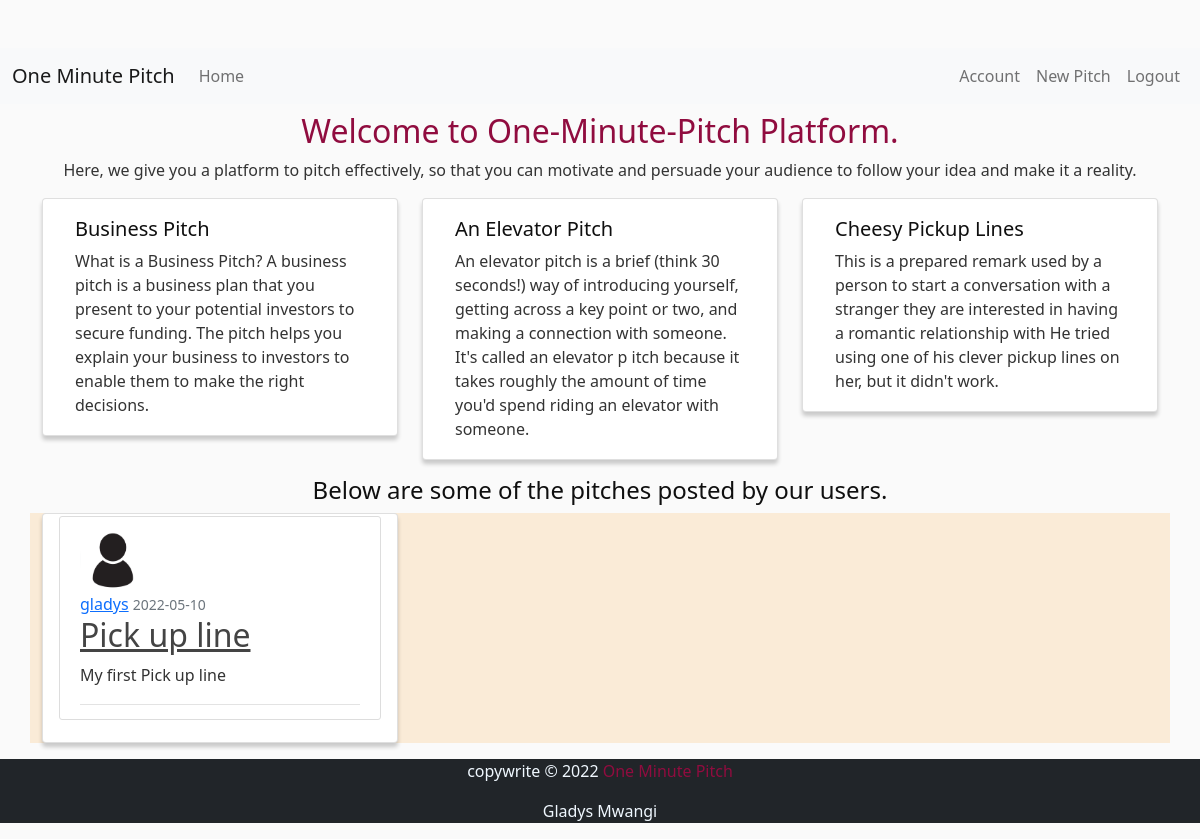
Page /index (signed in) on the committed database.
### app/models.py (models this page shows, shortened)
class Pitch(db.Model):
    __tablename__ = 'pitches'
    id = db.Column(db.Integer, primary_key=True)
    title= db.Column(db.String(50))
    content = db.Column(db.String(300))
    category_id = db.Column(db.String)
    date_posted = db.Column(db.DateTime, default=datetime.utcnow)
    user_id = db.Column(db.Integer, db.ForeignKey("users.id", ondelete="CASCADE"))
    comments = db.relationship('Comment', backref='pitch')
    likes = db.relationship('Like', backref='pitch')

class User(db.Model, UserMixin):
    __tablename__ = 'users'
    id = db.Column(db.Integer,primary_key = True)
    username = db.Column(db.String(255))
    email = db.Column(db.String(255),unique = True)
    image_file = db.Column(db.String(100), default='default.jpg')
    password = db.Column(db.String(255))
    pitches = db.relationship('Pitch', backref='author')
    comments = db.relationship('Comment', backref='author')
    likes = db.relationship('Like', backref='author' )

### app/views.py (the view)
@app.route('/')
@app.route('/index')
def index():
    pitches = Pitch.query.all()
    return render_template('index.html', user=current_user, pitches=pitches)

### app/models.py (called while the page is built)
@login_manager.user_loader
def load_user(user_id):
    return User.query.get(int(user_id))

### app/templates/index.html
{% extends 'base.html' %}
{% block head %}
{{ super() }}
{% endblock %}
{% block content %}
<div class="heading mt-2">
        <h2 class="text-center"><span style="color:#900C3F"> Welcome to One-Minute-Pitch Platform.</span></h2>
        <p class="text-center">Here, we give you a platform to pitch effectively, so that
            you can motivate and persuade your audience to follow your idea and make it a reality.</p>
</div>
<div class="container" id="cards">
    <div class="row">
        <div class="col-sm-4">
        <div class="card">
            <div class="card-body">
            <h5 class="card-title">Business Pitch</h5>
            <p class="card-text">What is a Business Pitch? A business pitch is a business plan that you
                present to your potential investors to secure funding.
                The pitch helps you explain your business to investors to enable them to make the
                right decisions.</p>
            </div>
        </div>
        </div>
        <div class="col-sm-4">
            <div class="card">
                <div class="card-body">
                <h5 class="card-title">An Elevator Pitch</h5>
                <p class="card-text">
                    An elevator pitch is a brief (think 30 seconds!) way of introducing yourself, getting across
                    a key point or two, and making a connection with someone. It's called an elevator p
                    itch because it takes roughly the amount of time you'd spend riding an elevator with someone.</p>
                </div>
            </div>
            </div>
        <div class="col-sm-4">
        <div class="card">
            <div class="card-body">
            <h5 class="card-title">Cheesy Pickup Lines</h5>
            <p class="card-text">This is a prepared remark used by a person to start a conversation with a stranger
                they are interested in having a romantic relationship with He tried using one of his clever
                pickup lines on her, but it didn't work.</p>
            </div>
        </div>
        </div>
    </div>
</div>
<h4 class="text-center mt-3"> Below are some of the pitches posted by our users.</h4>
    {% for pitch in pitches %}
    <div class="container" style=background-color:antiquewhite>
        <div class="row">
            <div class="col-md-4">
                <div class="card">
                        <article class="media content-section">
                            <img class="rounded-circle article-img" src="{{ url_for('static', filename='profile_pics/' + pitch.author.image_file) }}">
                        <div class="article-metadata">
                            <a class="mr-2" href="#">{{ pitch.author.username }}</a>
                            <small class="text-muted">{{ pitch.date_posted.strftime('%Y-%m-%d') }}</small>
                            <div class="media-text">
                                <h2><a class="article-title" href="{{url_for('allPitch', pitch_id = pitch.id)}}">{{ pitch.title }}</a></h2>
                                <p class="article-content">{{ pitch.content }}</p>
                            </div>
                        </div>
                        </article>
                </div>
            </div>
        </div>
    </div>
    {% endfor %}
{% endblock %}

### app/static/css/index.css (style rules this page uses)
body { background: #fafafa; color: #333333; margin-top: 3rem; }
h1, h2, h3, h4, h5, h6 { color: #0f0f0f; }
.card { box-shadow: 0 4px 4px 0 rgba(0,0,0,0.2); padding: 2px 16px; }
.content-section { background: #ffffff; padding: 10px 20px; border: 1px solid #dddddd; border-radius: 3px; margin-bottom: 20px; }
.article-title { color: #444444; }
.article-content { white-space: pre-line; }
.article-img { height: 65px; width: 65px; margin-right: 16px; }
.article-metadata { padding-bottom: 1px; margin-bottom: 4px; border-bottom: 1px solid #e3e3e3 }

### rows in the picture
Pitch: image_file (placeholder picture), author.username "gladys", date_posted "2022-05-10", title "Pick up line", content "My first Pick up line"
